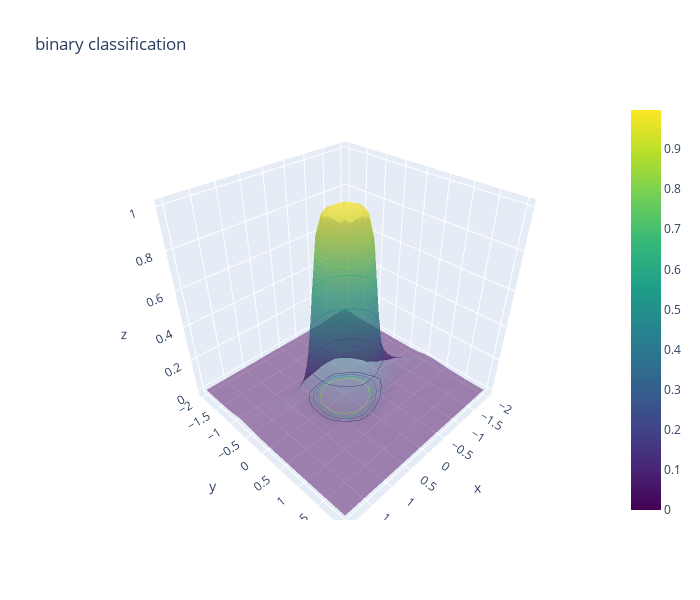

This figure's notebook cell:
### Code cell
import plotly.graph_objects as go

fig = go.Figure(data=[go.Surface(x=X1_test, y=X2_test, z=Y_hat, colorscale="viridis", opacity=0.5)])
fig.update_traces(contours_z=dict(show=True, usecolormap=True, highlightcolor="limegreen", project_z=True))
fig.update_layout(title='binary classification', width=700, height=600)

### Figure 1 — Plotly figure (JSON) as saved in the notebook; plotly's stock layout.template omitted (floating-point values rounded to 4 significant figures; data arrays with more than 128 entries replaced by an {"elided": "..."} marker saying what was removed)
{"data": [{"colorscale": [[0.0, "#440154"], [0.1111, "#482878"], [0.2222, "#3e4989"], [0.3333, "#31688e"], [0.4444, "#26828e"], [0.5556, "#1f9e89"], [0.6667, "#35b779"], [0.7778, "#6ece58"], [0.8889, "#b5de2b"], [1.0, "#fde725"]], "opacity": 0.5, "x": {"elided": "30x30 float values"}, "y": {"elided": "30x30 float values"}, "z": {"elided": "30x30 float values"}, "type": "surface", "contours": {"z": {"project": {"z": true}, "highlightcolor": "limegreen", "show": true, "usecolormap": true}}}], "layout": {"title": {"text": "binary classification"}, "width": 700, "height": 600}}
